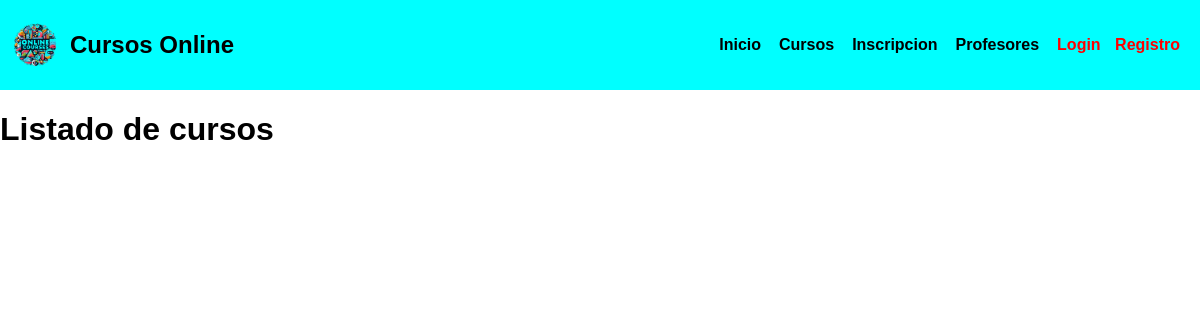
The app's page /cursos/lista, older data.
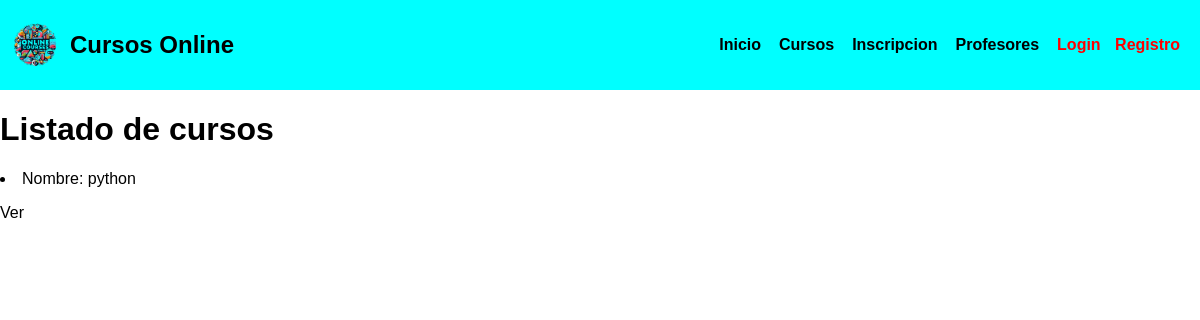
The same page, newer data.
### AppCoder/models.py (models this page shows, shortened)
class Curso(models.Model):
    nombre = models.CharField(max_length=40)
    camada = models.IntegerField()
    descripcion = models.TextField()  # Agrega este campo para la descripción

### AppCoder/views.py (the view)
# urls.py: path('cursos/lista', views.CursoListView.as_view(), name = "ListaCursos"),
class CursoListView(ListView):
    model = Curso
    context_object_name = "cursos"
    template_name = "AppCoder/cursos_lista.html"

### AppCoder/templates/AppCoder/cursos_lista.html (shortened to what this page needs)
{% extends 'AppCoder/padre.html' %}
{% load static %}
{% block contenidoQueCambia %}
<h1>Listado de cursos</h1>
{% for curso in cursos %}
    <li>Nombre: {{curso.nombre}}
        <p>
            <a href="{% url 'DetalleCurso' curso.pk %}">Ver</a>
        </p>
    </li>
{% endfor %}
{% endblock contenidoQueCambia %}

Row changes from the older to the newer data that the page shows:
added Curso: nombre "python"
